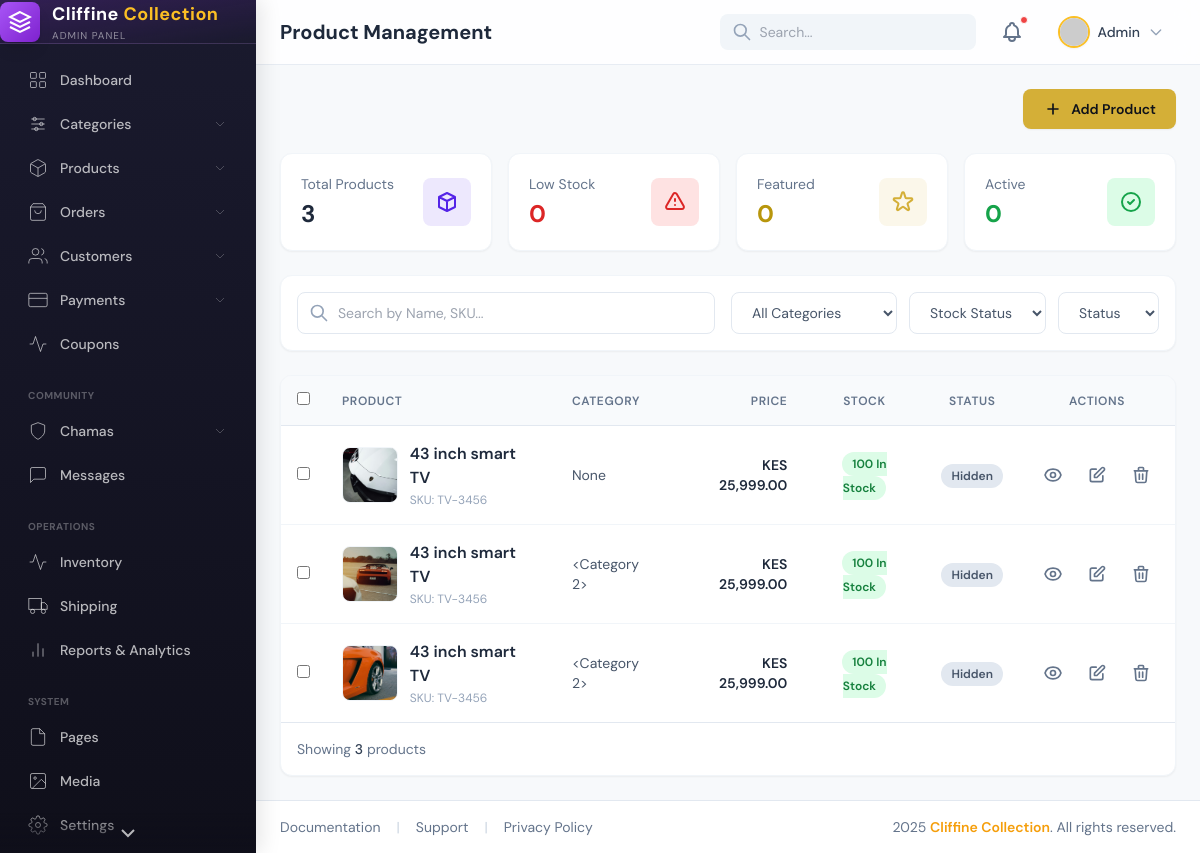
/admin/products, run on the app's committed database.
### app/models.py (models this page shows)
class Product(db.Model):
    __tablename__ = "products"
    id = db.Column(db.Integer, primary_key=True)
    name = db.Column(db.String(200), nullable=False)
    slug = db.Column(db.String(200), unique=True)
    short_description = db.Column(db.String(500))
    description = db.Column(db.Text)
    price = db.Column(db.Float, nullable=False)
    discount_price = db.Column(db.Float)
    cost_price = db.Column(db.Float)
    sku = db.Column(db.String(100))
    brand = db.Column(db.String(100))
    category_id = db.Column(db.Integer, db.ForeignKey("categories.id"))
    stock = db.Column(db.Integer, default=0)
    low_stock = db.Column(db.Integer)
    stock_status = db.Column(db.String(50), default="in_stock")
    is_featured = db.Column(db.Boolean, default=False)
    is_trending = db.Column(db.Boolean, default=False)
    allow_reviews = db.Column(db.Boolean, default=True)
    lipa_pole_pole = db.Column(db.Boolean, default=False)
    chama_eligible = db.Column(db.Boolean, default=False)
    weight = db.Column(db.Float)
    length = db.Column(db.Float)
    width = db.Column(db.Float)
    height = db.Column(db.Float)
    shipping_class = db.Column(db.String(50))
    meta_title = db.Column(db.String(255))
    meta_description = db.Column(db.Text)
    meta_keywords = db.Column(db.String(255))
    is_active = db.Column(db.Boolean, default=True)
    created_at = db.Column(db.DateTime, default=datetime.utcnow)
    updated_at = db.Column(db.DateTime, default=datetime.utcnow, onupdate=datetime.utcnow)
    images = db.relationship("ProductImage", backref="product", lazy=True)
    reviews = db.relationship("Review", backref="product", lazy=True)

class ProductImage(db.Model):
    __tablename__ = "product_images"
    id = db.Column(db.Integer, primary_key=True)
    product_id = db.Column(db.Integer, db.ForeignKey("products.id"))
    image_url = db.Column(db.String(255), nullable=False)
    is_main = db.Column(db.Boolean, default=False)
    created_at = db.Column(db.DateTime, default=datetime.utcnow)

### app/admin/routes.py (the view)
@admin_bp.route("/products")
def all_products():
    products = Product.query.order_by(Product.created_at.desc()).all()
    return render_template("admin/products/all_products.html", products=products)

### app/templates/admin/products/all_products.html (shortened to what this page needs)
{% extends "admin/admin_base.html" %}
{% block page_title %}Product Management{% endblock %}
{% block content %}
    <div class="flex justify-end mb-6">
        <a href="{{ url_for('admin.add_product') }}" class="inline-flex items-center gap-2 px-5 py-2.5 bg-accent text-slate-900 font-semibold rounded-lg hover:bg-accent-dark transition-colors text-sm shadow-sm">
            <svg class="w-5 h-5" fill="none" stroke="currentColor" viewBox="0 0 24 24"><path stroke-linecap="round" stroke-linejoin="round" stroke-width="2" d="M12 6v6m0 0v6m0-6h6m-6 0H6"></path></svg>
            Add Product
        </a>
    </div>
    <div class="grid grid-cols-1 sm:grid-cols-2 lg:grid-cols-4 gap-4 mb-6">
        <div class="stat-card bg-white rounded-xl p-5 shadow-sm border border-slate-100">
            <div class="flex items-center justify-between">
                <div>
                    <p class="text-sm text-slate-500">Total Products</p>
                    <h3 class="text-2xl font-bold text-slate-800 mt-1">{{ products|length }}</h3>
                </div>
                <div class="w-12 h-12 bg-primary/10 rounded-lg flex items-center justify-center">
                    <svg class="w-6 h-6 text-primary" fill="none" stroke="currentColor" viewBox="0 0 24 24"><path stroke-linecap="round" stroke-linejoin="round" stroke-width="2" d="M20 7l-8-4-8 4m16 0l-8 4m8-4v10l-8 4m0-10L4 7m8 4v10M4 7v10l8 4"/></svg>
                </div>
            </div>
        </div>
        {% set low_stock_count = products | selectattr('stock', 'lt', 10) | rejectattr('stock', 'eq', 0) | list | length %}
        <div class="stat-card bg-white rounded-xl p-5 shadow-sm border border-slate-100">
            <div class="flex items-center justify-between">
                <div>
                    <p class="text-sm text-slate-500">Low Stock</p>
                    <h3 class="text-2xl font-bold text-red-600 mt-1">{{ low_stock_count }}</h3>
                </div>
                <div class="w-12 h-12 bg-red-100 rounded-lg flex items-center justify-center">
                    <svg class="w-6 h-6 text-red-600" fill="none" stroke="currentColor" viewBox="0 0 24 24"><path stroke-linecap="round" stroke-linejoin="round" stroke-width="2" d="M12 9v2m0 4h.01m-6.938 4h13.856c1.54 0 2.502-1.667 1.732-3L13.732 4c-.77-1.333-2.694-1.333-3.464 0L3.34 16c-.77 1.333.192 3 1.732 3z"></path></svg>
                </div>
            </div>
        </div>
        {% set featured_count = products | selectattr('featured', 'equalto', true) | list | length %}
        <div class="stat-card bg-white rounded-xl p-5 shadow-sm border border-slate-100">
            <div class="flex items-center justify-between">
                <div>
                    <p class="text-sm text-slate-500">Featured</p>
                    <h3 class="text-2xl font-bold text-accent-dark mt-1">{{ featured_count }}</h3>
                </div>
                <div class="w-12 h-12 bg-accent/10 rounded-lg flex items-center justify-center">
                </div>
            </div>
        </div>
        {% set active_count = products | selectattr('status', 'equalto', 'Published') | list | length %}
        <div class="stat-card bg-white rounded-xl p-5 shadow-sm border border-slate-100">
            <div class="flex items-center justify-between">
                <div>
                    <p class="text-sm text-slate-500">Active</p>
                    <h3 class="text-2xl font-bold text-green-600 mt-1">{{ active_count }}</h3>
                </div>
                <div class="w-12 h-12 bg-green-100 rounded-lg flex items-center justify-center">
                    <svg class="w-6 h-6 text-green-600" fill="none" stroke="currentColor" viewBox="0 0 24 24"><path stroke-linecap="round" stroke-linejoin="round" stroke-width="2" d="M9 12l2 2 4-4m6 2a9 9 0 11-18 0 9 9 0 0118 0z"></path></svg>
                </div>
            </div>
        </div>
    </div>
    <div class="bg-white p-4 rounded-xl shadow-sm border border-slate-100 mb-6">
        <div class="flex flex-col md:flex-row gap-4">
            <div class="flex-1 relative">
                <span class="absolute inset-y-0 left-0 flex items-center pl-3">
                    <svg class="w-5 h-5 text-slate-400" fill="none" stroke="currentColor" viewBox="0 0 24 24"><path stroke-linecap="round" stroke-linejoin="round" stroke-width="2" d="M21 21l-6-6m2-5a7 7 0 11-14 0 7 7 0 0114 0z"/></svg>
                </span>
                <input type="text" id="searchInput" placeholder="Search by Name, SKU..." class="w-full pl-10 pr-4 py-2.5 border border-slate-200 rounded-lg focus:outline-none focus:ring-2 focus:ring-primary/50 text-sm">
            </div>
            <div class="flex flex-wrap gap-3">
                <select id="categoryFilter" class="px-4 py-2.5 border border-slate-200 rounded-lg text-sm text-slate-600 focus:outline-none focus:ring-2 focus:ring-primary/50 bg-white">
                    <option value="">All Categories</option>
                </select>
                <select id="stockFilter" class="px-4 py-2.5 border border-slate-200 rounded-lg text-sm text-slate-600 focus:outline-none focus:ring-2 focus:ring-primary/50 bg-white">
                    <option value="">Stock Status</option>
                </select>
                <select id="statusFilter" class="px-4 py-2.5 border border-slate-200 rounded-lg text-sm text-slate-600 focus:outline-none focus:ring-2 focus:ring-primary/50 bg-white">
                    <option value="">Status</option>
                </select>
            </div>
        </div>
    </div>
    <div class="bg-white rounded-xl shadow-sm border border-slate-100 overflow-hidden">
        <div class="overflow-x-auto">
            <table class="w-full text-left">
                <thead class="bg-slate-50 border-b border-slate-200">
                    <tr>
                        <th class="p-4 text-xs font-semibold text-slate-500 uppercase tracking-wider w-10">
                            <input type="checkbox" class="rounded border-slate-300 text-primary focus:ring-primary">
                        </th>
                        <th class="p-4 text-xs font-semibold text-slate-500 uppercase tracking-wider">Product</th>
                        <th class="p-4 text-xs font-semibold text-slate-500 uppercase tracking-wider">Category</th>
                        <th class="p-4 text-xs font-semibold text-slate-500 uppercase tracking-wider text-right">Price</th>
                        <th class="p-4 text-xs font-semibold text-slate-500 uppercase tracking-wider text-center">Stock</th>
                        <th class="p-4 text-xs font-semibold text-slate-500 uppercase tracking-wider text-center">Status</th>
                        <th class="p-4 text-xs font-semibold text-slate-500 uppercase tracking-wider text-center">Actions</th>
                    </tr>
                </thead>
                <tbody class="divide-y divide-slate-100" id="productTableBody">
                    {% for product in products %}
                    <tr class="hover:bg-slate-50 transition-colors
                        {% if product.status == 'Hidden' %}opacity-60{% endif %}"
                        data-name="{{ product.name|lower }} {{ product.sku|lower }}"
                        data-category="{{ product.category.name }}"
                        data-status="{{ product.status }}"
                        data-stock="{% if product.stock == 0 %}Out of Stock{% elif product.stock < 10 %}Low Stock{% else %}In Stock{% endif %}">
                        <td class="p-4">
                            <input type="checkbox" class="rounded border-slate-300 text-primary focus:ring-primary">
                        </td>
                        <td class="p-4">
                            <div class="flex items-center gap-3">
                                {% if product.images %}
                                    <img src="{{ url_for('static', filename='uploads/' ~ product.images[0].image_url) }}"
                                         class="w-14 h-14 rounded-lg object-cover border border-slate-100"
                                         alt="{{ product.name }}"
                                         onerror="this.src='https://placehold.co/100x100/cccccc/ffffff?text=Error'">
                                {% else %}
                                    <div class="w-14 h-14 rounded-lg bg-slate-100 flex items-center justify-center border border-slate-100">
                                        <span class="text-slate-400 text-xs">No Img</span>
                                    </div>
                                {% endif %}
                                <div>
                                    <h4 class="font-semibold text-slate-800">{{ product.name }}</h4>
                                    <p class="text-xs text-slate-400 mt-0.5">SKU: {{ product.sku or 'N/A' }}</p>
                                </div>
                            </div>
                        </td>
                        <td class="p-4 text-sm text-slate-600">{{ product.category }}</td>
                        <td class="p-4 text-sm text-right font-semibold text-slate-800">
                            KES {{ "{:,.2f}".format(product.price) }}
                        </td>
                        <td class="p-4 text-center">
                            {% if product.stock == 0 %}
                                <span class="px-2.5 py-1 rounded-full text-xs font-semibold bg-red-100 text-red-700">Out of Stock</span>
                            {% elif product.stock < 10 %}
                                <span class="px-2.5 py-1 rounded-full text-xs font-semibold bg-orange-100 text-orange-700">{{ product.stock }} Low Stock</span>
                            {% else %}
                                <span class="px-2.5 py-1 rounded-full text-xs font-semibold bg-green-100 text-green-700">{{ product.stock }} In Stock</span>
                            {% endif %}
                        </td>
                        <td class="p-4 text-center">
                            {% if product.status == 'Published' %}
                                <span class="px-2.5 py-1 rounded-full text-xs font-semibold bg-primary/10 text-primary">Active</span>
                            {% elif product.status == 'Draft' %}
                                <span class="px-2.5 py-1 rounded-full text-xs font-semibold bg-yellow-100 text-yellow-700">Draft</span>
                            {% else %}
                                <span class="px-2.5 py-1 rounded-full text-xs font-semibold bg-slate-200 text-slate-600">Hidden</span>
                            {% endif %}
                        </td>
                        <td class="p-4 text-center">
                            <div class="flex items-center justify-center gap-2">
                                <a href="{{ url_for('admin.view_product', product_id=product.id) }}" class="p-2 hover:bg-slate-100 rounded-lg text-slate-500 hover:text-accent transition-colors" title="View Details">
                                </a>
                                <a href="{{ url_for('admin.edit_product', product_id=product.id) }}" class="p-2 hover:bg-slate-100 rounded-lg text-slate-500 hover:text-primary transition-colors" title="Edit">
                                    <svg class="w-5 h-5" fill="none" stroke="currentColor" viewBox="0 0 24 24"><path stroke-linecap="round" stroke-linejoin="round" stroke-width="2" d="M11 5H6a2 2 0 00-2 2v11a2 2 0 002 2h11a2 2 0 002-2v-5m-1.414-9.414a2 2 0 112.828 2.828L11.828 15H9v-2.828l8.586-8.586z"></path></svg>
                                </a>
                                <button type="button"
                                        data-url="{{ url_for('admin.delete_product', product_id=product.id) }}"
                                        data-name="{{ product.name }}"
                                        onclick="openDeleteModal(this)"
                                        class="p-2 hover:bg-red-50 rounded-lg text-slate-500 hover:text-red-600 transition-colors"
                                        title="Delete">
                                    <svg class="w-5 h-5" fill="none" stroke="currentColor" viewBox="0 0 24 24"><path stroke-linecap="round" stroke-linejoin="round" stroke-width="2" d="M19 7l-.867 12.142A2 2 0 0116.138 21H7.862a2 2 0 01-1.995-1.858L5 7m5 4v6m4-6v6m1-10V4a1 1 0 00-1-1h-4a1 1 0 00-1 1v3M4 7h16"></path></svg>
                                </button>
                            </div>
                        </td>
                    </tr>
                    {% else %}
                    <tr>
                        <td colspan="7" class="text-center p-10 text-slate-500">
                            No products found. <a href="{{ url_for('admin.add_product') }}" class="text-primary font-semibold">Add your first product</a>.
                        </td>
                    </tr>
                    {% endfor %}
                </tbody>
            </table>
        </div>
        {% if products %}
        <div class="p-4 border-t border-slate-200 flex flex-col sm:flex-row justify-between items-center gap-4">
            <p class="text-sm text-slate-500">Showing <span class="font-medium text-slate-700">{{ products|length }}</span> products</p>
        </div>
        {% endif %}
    </div>
{% endblock %}

### data on the page
Product: image_url (picture), name "43 inch smart TV", sku "TV-3456", category "None", price "25,999.00", stock "100"
Product: image_url (picture), name "43 inch smart TV", sku "TV-3456", category "<Category 2>", price "25,999.00", stock "100"
Product: image_url (picture), name "43 inch smart TV", sku "TV-3456", category "<Category 2>", price "25,999.00", stock "100"

### other printed values
{{ products|length }} "3"
{{ low_stock_count }} "0"
{{ featured_count }} "0"
{{ active_count }} "0"
